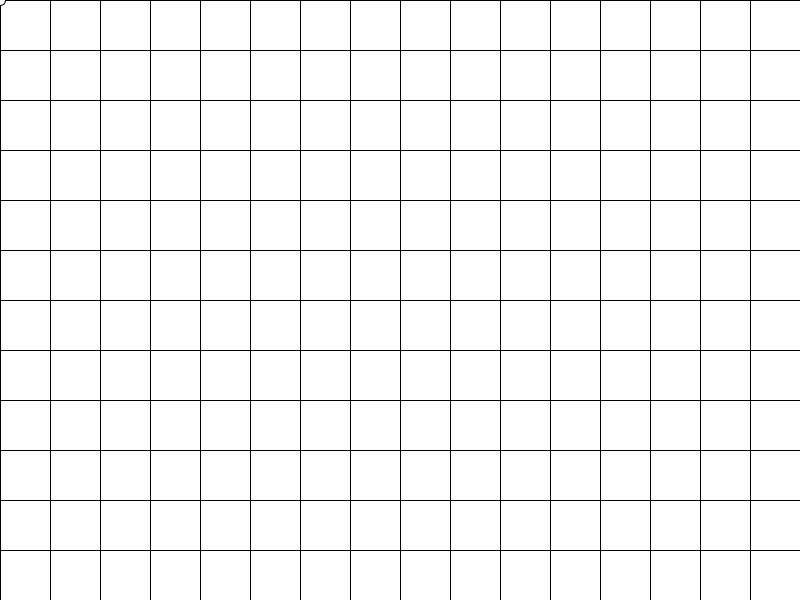
Frame 1 (no input)
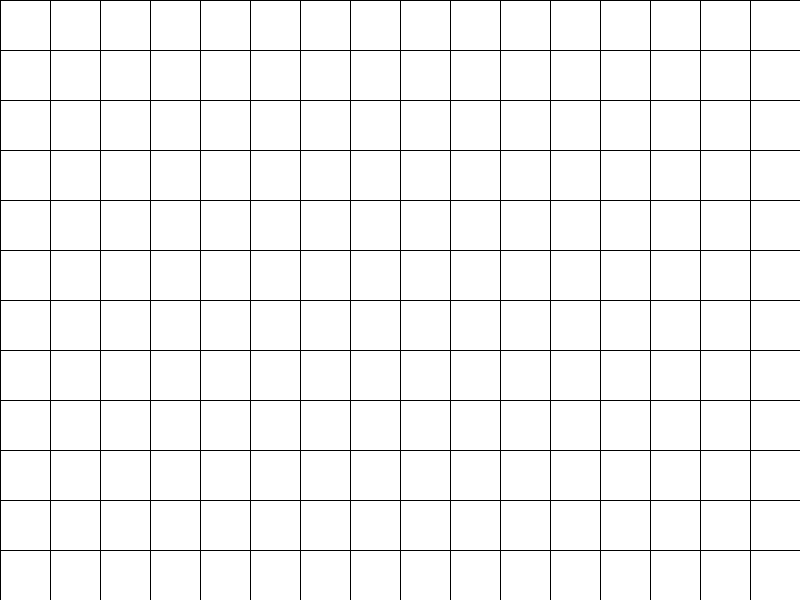
Frame 60 (the mouse pressed at the canvas centre just before this capture)
Frame 120 (the mouse held since frame 60 and released just before this capture): identical to frame 60, image omitted

The Processing sketch that drew these frames (run headless with seeded random() and noise(); from frame 60 on, the mouse is pressed at the canvas centre):

// Processing sketch: Bolas_MRUV
// ── Bolas_MRUV.pde
float vInicialx = 30;
float vInicialy = 50;
float aAtual =  10;

float dAtualx=0;
float dAtualy=0;

float tAtual = 0;
float[] pos  = new float[2];

void setup(){
  size(800,600);
  frameRate(10);
}

void draw(){
  background(255);
  mostraMundo(50);
  pos = lancamento(vInicialx,vInicialy,aAtual,tAtual);
  dAtualx += pos[0]/60;
  dAtualy += pos[1]/60;
  if (dAtualy < 0) {
    tAtual = 0;
    vInicialx = vInicialx/2;
    vInicialy = vInicialy/2;
    dAtualy = -dAtualy;
  }
  if (dAtualy > 600) {
    tAtual = 0;
    vInicialx = vInicialx/2;
    vInicialy = vInicialy/2;
    dAtualy = -dAtualy;
  }
  println("dx: "+ dAtualx + " dy: "+ dAtualy + " a: "+ aAtual + " tAtual: "+tAtual);
  ellipse(dAtualx,dAtualy, 10, 10);
  tAtual++;
}

float[] lancamento(float vx, float vy, float a, float t){
  float[] result = new float[2];
  result[0] = MRU(vx,t);
  result[1] = MRUV(vy,a,t);
  return(result);
}

float MRUV(float v, float a, float t){
    float d;
    d = (v * t + a * t * t / 2);
    return(d);
}

float MRU (float t, float v){
  float d;
  d = v*t;
  return(d);
}

void mostraMundo(int tamanho){
  fill(255);
  for (int i = 0; i<(width/tamanho); i++)
    for (int j = 0;j<(height/tamanho); j++)
      rect(i*tamanho,j*tamanho,tamanho,tamanho);
}
